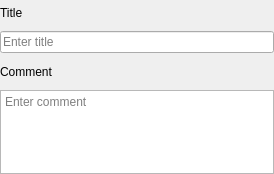
<?xml version="1.0" encoding="UTF-8"?>
<ui version="4.0">
 <class>TitleCommentWidget</class>
 <widget class="QWidget" name="TitleCommentWidget">
  <property name="geometry">
   <rect>
    <x>0</x>
    <y>0</y>
    <width>274</width>
    <height>174</height>
   </rect>
  </property>
  <property name="windowTitle">
   <string>Form</string>
  </property>
  <layout class="QVBoxLayout" name="verticalLayout">
   <property name="spacing">
    <number>6</number>
   </property>
   <property name="leftMargin">
    <number>0</number>
   </property>
   <property name="topMargin">
    <number>0</number>
   </property>
   <property name="rightMargin">
    <number>0</number>
   </property>
   <property name="bottomMargin">
    <number>0</number>
   </property>
   <item>
    <layout class="QHBoxLayout" name="horizontalLayout">
     <item>
      <widget class="QLabel" name="titleLabel">
       <property name="text">
        <string>Title</string>
       </property>
      </widget>
     </item>
     <item>
      <widget class="QLabel" name="titleIconLabel">
       <property name="text">
        <string/>
       </property>
      </widget>
     </item>
     <item>
      <spacer name="horizontalSpacer">
       <property name="orientation">
        <enum>Qt::Horizontal</enum>
       </property>
       <property name="sizeHint" stdset="0">
        <size>
         <width>40</width>
         <height>20</height>
        </size>
       </property>
      </spacer>
     </item>
     <item>
      <widget class="QLabel" name="statusTitleLabel">
       <property name="text">
        <string/>
       </property>
      </widget>
     </item>
    </layout>
   </item>
   <item>
    <widget class="QLineEdit" name="titleLineEdit">
     <property name="placeholderText">
      <string>Enter title</string>
     </property>
    </widget>
   </item>
   <item>
    <layout class="QHBoxLayout" name="horizontalLayout_2">
     <item>
      <widget class="QLabel" name="commentLabel">
       <property name="text">
        <string>Comment</string>
       </property>
      </widget>
     </item>
     <item>
      <spacer name="horizontalSpacer_2">
       <property name="orientation">
        <enum>Qt::Horizontal</enum>
       </property>
       <property name="sizeHint" stdset="0">
        <size>
         <width>40</width>
         <height>20</height>
        </size>
       </property>
      </spacer>
     </item>
     <item>
      <widget class="QLabel" name="statusCommentLabel">
       <property name="text">
        <string/>
       </property>
      </widget>
     </item>
    </layout>
   </item>
   <item>
    <widget class="QTextEdit" name="commentTextEdit">
     <property name="maximumSize">
      <size>
       <width>16777215</width>
       <height>84</height>
      </size>
     </property>
     <property name="placeholderText">
      <string>Enter comment</string>
     </property>
    </widget>
   </item>
  </layout>
 </widget>
 <resources/>
 <connections/>
</ui>
